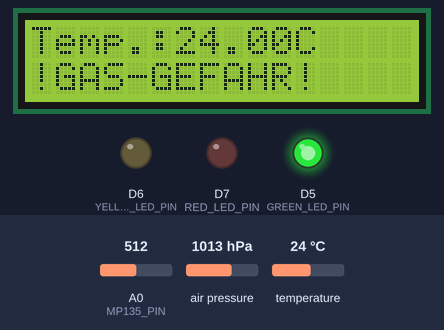
A sketch run on a simulated ESP8266 (NodeMCU). On the bench: 16×2 character LCD, output pins drawn as LEDs (lit = HIGH). The test bench sets the inputs (shaded band); at power-on: temperature 24 °C, A0 (MP135_PIN) = 512, air pressure 1013 hPa. What the sketch prints to the serial monitor is not drawn.

Above: at 1.4 s.
1.5 s: temperature set to 29.6 °C
At 6.7 s:
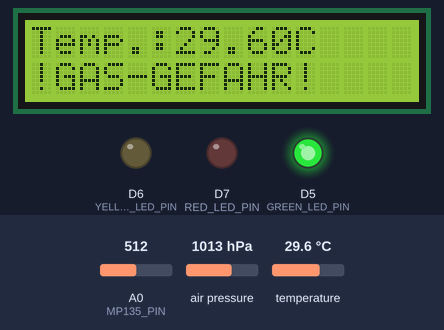
13.6 s: temperature set to 30.6 °C
At 21.1 s:
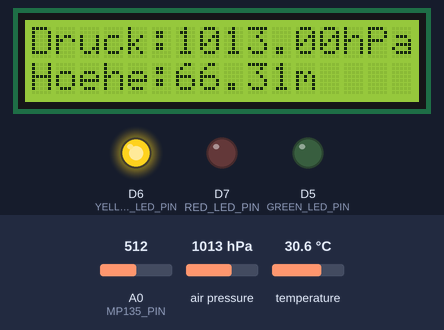
25.7 s: A0 (MP135_PIN) set to 494
At 36.0 s:
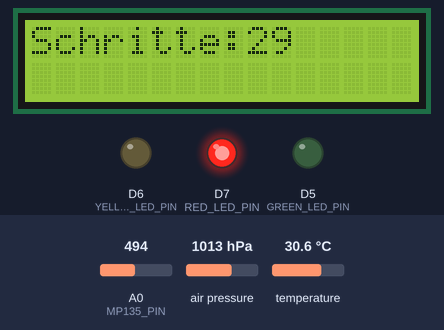
37.8 s: air pressure set to 952 hPa
At 46.2 s:
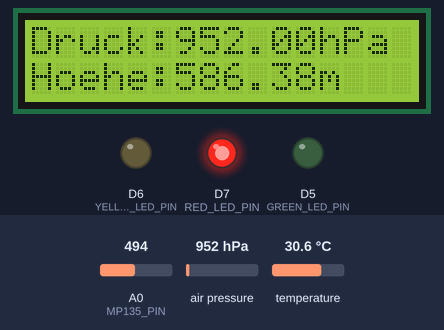
48.7 s: air pressure set to 975 hPa
At 51.9 s:
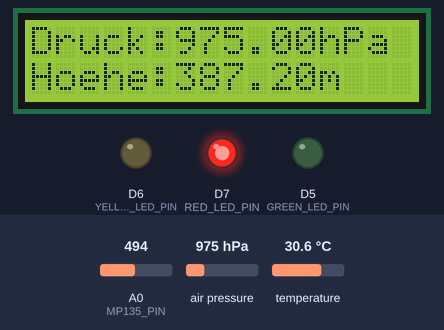
54.9 s: A0 (MP135_PIN) set to 522
At 55.8 s:
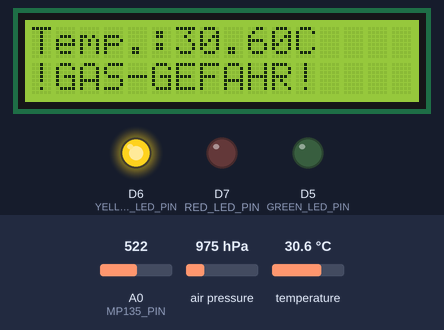
Timing chart, 0 to 57.9 s (numbered marks = the images above; inputs shaded):
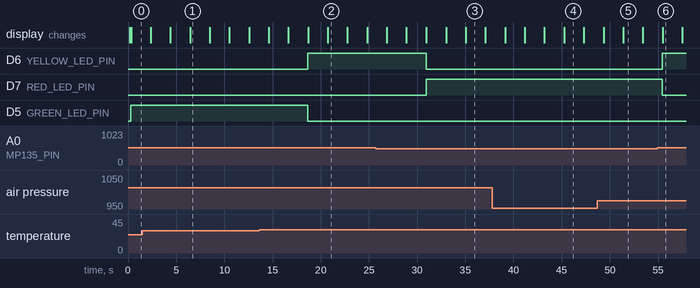

Measured:
- the behaviour switches between 29.9 and 30 °C on temperature (found by bisection; images 1 and 2)
- the behaviour switches between 512 and 511 on A0 (MP135_PIN) (found by bisection; images 2 and 3)
- after the input at 13.6 s, D6 (YELLOW_LED_PIN): LOW → HIGH after 5.1 s; D5 (GREEN_LED_PIN): HIGH → LOW after 5.1 s
- after the input at 25.7 s, D6 (YELLOW_LED_PIN): HIGH → LOW after 5.2 s; D7 (RED_LED_PIN): LOW → HIGH after 5.2 s
- after the input at 54.9 s, D6 (YELLOW_LED_PIN): LOW → HIGH after 0.54 s; D7 (RED_LED_PIN): HIGH → LOW after 0.54 s
- what the display in image 1 shows lasts 2.1 s, from 6.4 s to 8.5 s
- what the display in image 3 shows lasts 2.1 s, from 35.0 s to 37.1 s

The sketch:

programForPrototype.ino
```cpp
#include <Wire.h>
#include <Adafruit_Sensor.h>
#include <Adafruit_BMP280.h>
#include <Adafruit_MPU6050.h>
#include <LiquidCrystal_I2C.h>

// Dies ist der Code für den Prototypen, den wir in der Abschlusspräsentation gezeigt haben


// Pins for MP135 sensor
#define MP135_PIN A0

// BMP280 I2C address
#define BMP280_I2C_ADDRESS 0x76

// LED pins
#define GREEN_LED_PIN D5
#define YELLOW_LED_PIN D6
#define RED_LED_PIN D7


// Initialize the LiquidCrystal_I2C library with the I2C address of your LCD (usually 0x27 or 0x3F)
LiquidCrystal_I2C lcd(0x27, 16, 2);

// BMP280 sensor object
Adafruit_BMP280 bmp;

// MPU6050 sensor object
Adafruit_MPU6050 mpu;

// Variables for step counting
int stepCounter = 0;
int motionCount = 0;

// program start
bool programEnabled = true;


void setup() {
  Serial.begin(115200);

  // Initialize the BMP280 sensor
  if (!bmp.begin(BMP280_I2C_ADDRESS)) {
    Serial.println("Could not find a valid BMP280 sensor, check wiring!");
    while (1);
  }


  // Initialize the MPU6050 sensor
  Wire.begin();
  if (!mpu.begin()) {
    Serial.println("Failed to find MPU6050 chip");
    while (1) {
      delay(10);
    }
  }
  Serial.println("MPU6050 Found!");

  // Setup motion detection
  mpu.setHighPassFilter(MPU6050_HIGHPASS_0_63_HZ);
  mpu.setMotionDetectionThreshold(1);
  mpu.setMotionDetectionDuration(20);
  mpu.setInterruptPinLatch(true);	// Keep it latched.  Will turn off when reinitialized.
  mpu.setInterruptPinPolarity(true);
  mpu.setMotionInterrupt(true);

  delay(100);


  // Initialize the LCD
  lcd.init();
  lcd.backlight();
  // Initialize the LED pins
  pinMode(GREEN_LED_PIN, OUTPUT);
  pinMode(YELLOW_LED_PIN, OUTPUT);
  pinMode(RED_LED_PIN, OUTPUT);

  delay(100);
}

void loop() {

  if (mpu.getMotionInterruptStatus()) {
      stepCounter++;
      delay(10);
  }
  // Read MP135 sensor value
  int mp135Value = analogRead(MP135_PIN);

  // Read BMP280 sensor values
  float temperature = bmp.readTemperature();
  float pressure = bmp.readPressure();
  float altitude = bmp.readAltitude(1021.00); // Adjust for your local sea level pressure


  // Calculate the magnitude of the acceleration vector
  if (mpu.getMotionInterruptStatus()) {
      stepCounter++;
      delay(10);
  }

// LED control based on temperature and pressure
  if (temperature > 35.0 || pressure < 950.0 || mp135Value < 512) {
    digitalWrite(RED_LED_PIN, HIGH);
    digitalWrite(YELLOW_LED_PIN, LOW);
    digitalWrite(GREEN_LED_PIN, LOW);
  } else if ((temperature >= 30.0 && temperature <= 35.0) || (pressure >= 950.0 && pressure <= 1000.0) || (mp135Value <= 1023 && mp135Value >=513)) {
    digitalWrite(RED_LED_PIN, LOW);
    digitalWrite(YELLOW_LED_PIN, HIGH);
    digitalWrite(GREEN_LED_PIN, LOW);
  } else {
    digitalWrite(RED_LED_PIN, LOW);
    digitalWrite(YELLOW_LED_PIN, LOW);
    digitalWrite(GREEN_LED_PIN, HIGH);
  }

  // Print values to Serial for debugging
  Serial.print("MP135 Value: ");
  if (mp135Value < 1024) {
    Serial.print("Gefährliches Gas erkannt");
  } else {
    Serial.print("Kein schädliches Gas");
  }
  Serial.println(mp135Value);
  Serial.print("Temperature: ");
  Serial.print(temperature);
  Serial.println(" °C");
  Serial.print("Pressure: ");
  Serial.print(pressure);
  Serial.println(" Pa");
  Serial.print("Altitude: ");
  Serial.print(altitude);
  Serial.println(" m");
  Serial.print("Steps: ");
  Serial.println(stepCounter);


  // Display values on the LCD in a loop

  // First screen: MP135 and temperature
  lcd.clear();
  lcd.setCursor(0, 0);
  lcd.print("Temp.:");
  lcd.print(temperature);
  lcd.print("C");
  lcd.setCursor(0, 1);
  if (mp135Value < 1024) {
    lcd.print("!GAS-GEFAHR!");
  } else {
    lcd.print("Keine Gas-Gefahr");
  }
  if (mpu.getMotionInterruptStatus()) {
    stepCounter++;
    delay(10);
  }
  delay(2000); // Wait for 2 seconds

  // Second screen: Pressure and Altitude
  lcd.clear();
  lcd.setCursor(0, 0);
  lcd.print("Druck:");
  lcd.print(pressure / 100); // Convert Pa to hPa
  lcd.print("hPa");
  lcd.setCursor(0, 1);
  lcd.print("Hoehe:");
  lcd.print(altitude);
  lcd.print("m");
  if (mpu.getMotionInterruptStatus()) {
    stepCounter++;
    delay(10);
  }
  delay(2000); // Wait for 2 seconds

  // Third screen: Step Counter
  lcd.clear();
  lcd.setCursor(0, 0);
  lcd.print("Schritte:");
  lcd.print(stepCounter);
  if (mpu.getMotionInterruptStatus()) {
    stepCounter++;
      delay(10);
  }
  delay(2000); // Wait for 2 seconds
}
```
